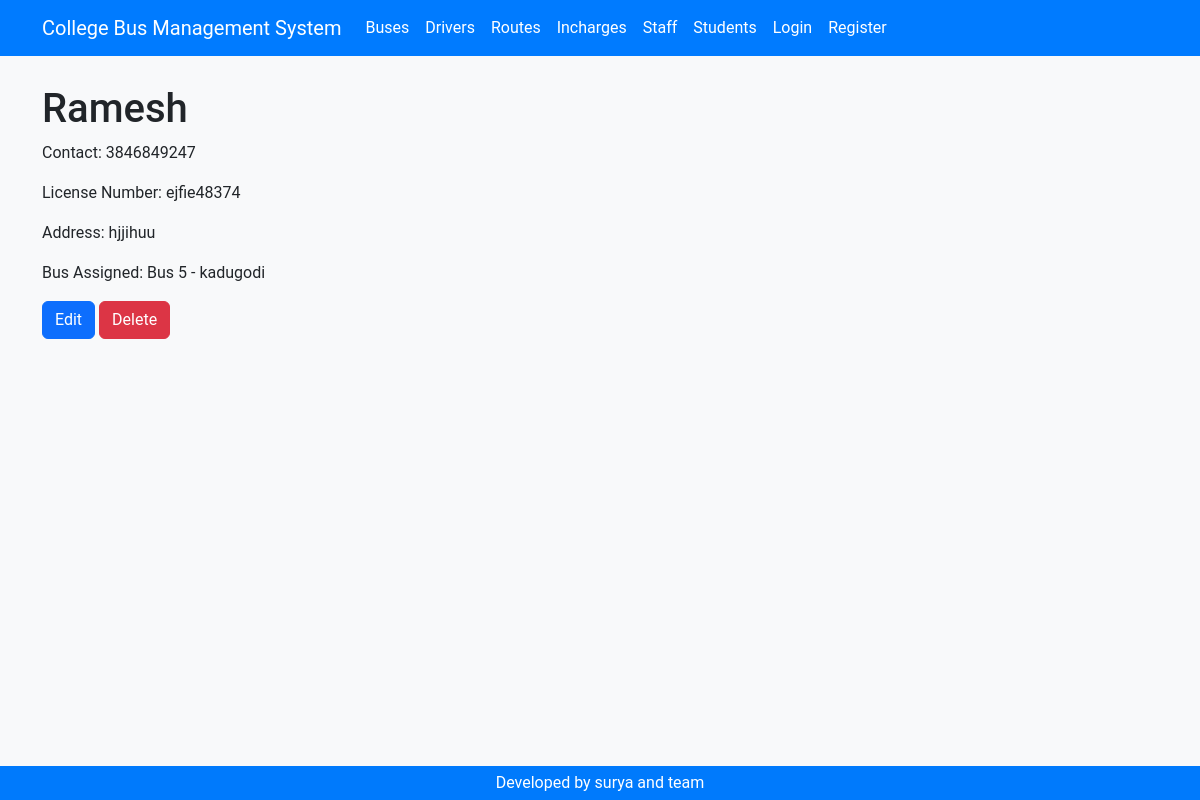
Page /drivers/4/ on the committed database.
### drivers/models.py (models this page shows, shortened)
class Driver(models.Model):
    name = models.CharField(max_length=100)
    contact = models.CharField(max_length=15)
    license_number = models.CharField(max_length=20, unique=True)
    address = models.TextField()
    bus_assigned = models.OneToOneField('buses.Buses', on_delete=models.SET_NULL, null=True, blank=True, related_name='driver')

### buses/models.py (models this page shows)
class Buses(models.Model):
    bus_no = models.PositiveIntegerField()
    bus_reg_no = models.CharField(max_length=50)
    bus_route = models.CharField(max_length=50)
    bus_driver_name = models.CharField(max_length=50)
    bus_driver_contact = models.CharField(max_length=50)
    bus_incharge_name = models.CharField(max_length=50)
    bus_incharge_contact = models.CharField(max_length=50)
    bus_model = models.CharField(max_length=50)
    bus_sitting_capacity = models.PositiveIntegerField()
    created_at = models.DateTimeField(default=datetime.now)
    def __str__(self):
        return f"Bus {self.bus_no} - {self.bus_route}"

### drivers/views.py (the view)
# urls.py: path('<int:pk>/', views.driver_detail, name='driver_detail'),
def driver_detail(request, pk):
    driver = get_object_or_404(Driver, pk=pk)
    return render(request, 'drivers/driver_detail.html', {'driver': driver})

### accounts/context_processors.py (called while the page is built)
def user_type(request):
    if request.user.is_authenticated:
        try:
            profile = Profile.objects.get(user=request.user)
            return {'user_type': profile.user_type}
        except Profile.DoesNotExist:
            return {'user_type': None}
    return {'user_type': None}

### templates/drivers/driver_detail.html (shortened to what this page needs)
{% load static %}
<!DOCTYPE html>
<html lang="en">
  <head>
    <link href="{% static 'css/bootstrap.min.css' %}" rel="stylesheet" />
    <link href="{% static 'css/styles.css' %}" rel="stylesheet" />
  </head>
  <body>
    {% include 'header.html' %}
    <div class="container">
      <h1>{{ driver.name }}</h1>
      <p>Contact: {{ driver.contact }}</p>
      <p>License Number: {{ driver.license_number }}</p>
      <p>Address: {{ driver.address }}</p>
      <p>Bus Assigned: {{ driver.bus_assigned }}</p>
      <a href="{% url 'driver_update' driver.pk %}" class="btn btn-primary">Edit</a>
      <form action="{% url 'driver_delete' driver.pk %}" method="POST" class="d-inline">
        <button type="submit" class="btn btn-danger">Delete</button>
      </form>
    </div>
    {% include 'footer.html' %}
  </body>
</html>

### static/css/styles.css (style rules this page uses)
body { background-color: #f8f9fa; font-family: 'Roboto', sans-serif; padding-top: 70px; }

### rows in the picture
Driver: name "Ramesh", contact "3846849247", license_number "ejfie48374", address "hjjihuu", bus_assigned "Bus 5 - kadugodi"
